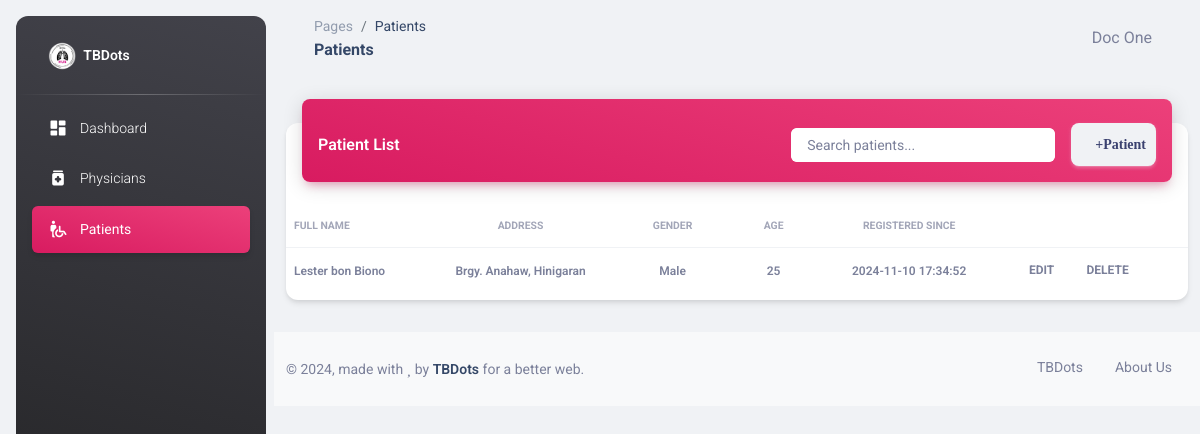
Page /patients.php (signed in) on the committed database.
### tables this page shows
CREATE TABLE IF NOT EXISTS `patients` (
  `id` int NOT NULL AUTO_INCREMENT,
  `fullname` text NOT NULL,
  `age` int NOT NULL DEFAULT '0',
  `gender` tinyint NOT NULL DEFAULT '0',
  `contact` varchar(50) DEFAULT NULL,
  `address` text,
  `physician_id` int DEFAULT NULL,
  `location_id` int DEFAULT NULL,
  `lab_results_id` int DEFAULT NULL,
  `updated_at` timestamp NOT NULL DEFAULT CURRENT_TIMESTAMP ON UPDATE CURRENT_TIMESTAMP,
  `created_at` timestamp NOT NULL DEFAULT CURRENT_TIMESTAMP,
  `height` int DEFAULT NULL,
  `dob` date DEFAULT NULL,
  `bcg_scar` enum('Yes','No','Doubtful') DEFAULT NULL,
  `occupation` varchar(100) DEFAULT NULL,
  `phil_health_no` varchar(50) DEFAULT NULL,
  `contact_person` varchar(100) DEFAULT NULL,
  `contact_person_no` varchar(50) DEFAULT NULL,
  PRIMARY KEY (`id`),
  KEY `FK_patients_location` (`location_id`),
  KEY `FK_patients_lab_results` (`lab_results_id`),
  KEY `FK_patients_users` (`physician_id`),
  KEY `idx_fullname` (`fullname`(50)),
  KEY `idx_contact` (`contact`),
  CONSTRAINT `FK_patients_lab_results` FOREIGN KEY (`lab_results_id`) REFERENCES `lab_results` (`id`),
  CONSTRAINT `FK_patients_location` FOREIGN KEY (`location_id`) REFERENCES `municipalities` (`id`),
  CONSTRAINT `FK_patients_users` FOREIGN KEY (`physician_id`) REFERENCES `users` (`id`)
);

CREATE TABLE IF NOT EXISTS `barangays` (
  `id` int NOT NULL AUTO_INCREMENT,
  `name` varchar(100) NOT NULL,
  `municipality_id` int NOT NULL,
  `created_at` timestamp NULL DEFAULT CURRENT_TIMESTAMP,
  `updated_at` timestamp NULL DEFAULT CURRENT_TIMESTAMP ON UPDATE CURRENT_TIMESTAMP,
  PRIMARY KEY (`id`),
  KEY `municipality_id` (`municipality_id`),
  CONSTRAINT `barangays_ibfk_1` FOREIGN KEY (`municipality_id`) REFERENCES `municipalities` (`id`)
);

CREATE TABLE IF NOT EXISTS `municipalities` (
  `id` int NOT NULL AUTO_INCREMENT,
  `location` text NOT NULL,
  `contact` varchar(50) DEFAULT NULL,
  `updated_at` timestamp NOT NULL DEFAULT CURRENT_TIMESTAMP ON UPDATE CURRENT_TIMESTAMP,
  `created_at` timestamp NOT NULL DEFAULT CURRENT_TIMESTAMP,
  PRIMARY KEY (`id`)
);

### patients.php (the view, shortened to what this page needs)
<?php
require_once "connection/db.php";
include_once('head.php');
$userssql = "SELECT p.*,
    m.location as municipality_name,
    b.name as barangay_name
    FROM patients p
    LEFT JOIN locations l ON p.location_id = l.id
    LEFT JOIN municipalities m ON l.municipality_id = m.id
    LEFT JOIN barangays b ON l.barangay_id = b.id";
$users = $conn->query($userssql);
?>
<body class="g-sidenav-show  bg-gray-200">
  <?php
    include_once('sidebar.php');
  ?>
  <main class="main-content position-relative max-height-vh-100 h-100 border-radius-lg ">
    <?php
      include_once('navbar.php');
    ?>
    <div class="container-fluid py-4">
      <div class="row">
        <div class="col-12">
          <div class="card my-4">
            <div class="card-header p-0 position-relative mt-n4 mx-3 z-index-2">
              <div class="bg-gradient-primary shadow-primary border-radius-lg pt-4 pb-3">
                <div class="d-flex justify-content-between align-items-center px-3">
                  <h6 class="text-white text-capitalize mb-0">Patient List</h6>
                  <div class="d-flex align-items-center">
                    <div class="input-group input-group-outline bg-white rounded me-3">
                      <input type="text" id="searchPatient" class="form-control" placeholder="Search patients...">
                    </div>
                    <?php if(isset($_SESSION['module']) && in_array(10, $_SESSION['module'])): ?>
                      <button type="button" class="btn btn-light text-capitalize" data-bs-toggle="modal" data-bs-target="#addPatientModal">
                        <i class="fa fa-plus">Patient</i>
                      </button>
                    <?php endif; ?>
                  </div>
                </div>
              </div>
            </div>
            <div class="card-body px-0 pb-2">
              <div class="table-responsive p-0">
                <table class="table align-items-center mb-0" id="patientsTable">
                  <thead>
                    <tr>
                      <th class="text-uppercase text-secondary text-xxs font-weight-bolder opacity-7 ps-2">Full name</th>
                      <th class="text-center text-uppercase text-secondary text-xxs font-weight-bolder opacity-7">Address</th>
                      <th class="text-center text-uppercase text-secondary text-xxs font-weight-bolder opacity-7">Gender</th>
                      <th class="text-center text-uppercase text-secondary text-xxs font-weight-bolder opacity-7">Age</th>
                      <th class="text-center text-uppercase text-secondary text-xxs font-weight-bolder opacity-7">Registered Since</th>
                      <th class="text-secondary opacity-7"></th>
                    </tr>
                  </thead>
                  <tbody>
                    <?php
                        if ($users->num_rows > 0) {
                          while($row = $users->fetch_assoc()) {
                            echo "
                              <tr onclick='showLabResults(".$row["id"].", \"".htmlspecialchars($row["fullname"], ENT_QUOTES)."\")' style='cursor: pointer;'>
                                <td><span class='text-secondary text-xs font-weight-bold'>".$row["fullname"]."</span></td>
                                <td class='text-center'><span class='text-secondary text-xs font-weight-bold'>".
                                  ($row["barangay_name"] ? "Brgy. ".$row["barangay_name"].", " : "") .
                                  ($row["municipality_name"] ? $row["municipality_name"] : $row["address"]).
                                "</span></td>
                                <td class='text-center'><span class='text-secondary text-xs font-weight-bold'>".($row["gender"] == 1 ? "Male" : "Female")."</span></td>
                                <td class='text-center'><span class='text-secondary text-xs font-weight-bold'>".$row["age"]."</span></td>
                                <td class='text-center'><span class='text-secondary text-xs font-weight-bold'>".$row["created_at"]."</span></td>
                                <td class='align-middle' onclick='event.stopPropagation()'>
                                  " . (in_array(11, $_SESSION['module']) ? "
                                    <button onclick='editPatient(".$row["id"].", ".json_encode($row).")' class='btn btn-link text-secondary mb-0'>
                                      <i class='fa fa-edit text-xs'></i> Edit
                                    </button>" : "") . "
                                  " . (in_array(12, $_SESSION['module']) ? "
                                    <form method='POST' style='display:inline;' onsubmit='return confirm(\"Are you sure you want to delete this patient?\");'>
                                      <input type='hidden' name='delete_id' value='".$row["id"]."'>
                                      <button type='submit' class='btn btn-link text-secondary mb-0'>
                                        <i class='fa fa-trash text-xs'></i> Delete
                                      </button>
                                    </form>" : "") . "
                                </td>
                              </tr>
                            ";
                          }
                        }
                    ?>
                  </tbody>
                </table>
              </div>
            </div>
          </div>
        </div>
      </div>
    </div>
    <?php
        include_once('footer.php');
      ?>
  </main>
</body>
</html>

### patients.php (style rules this page uses)
.form-control { border: 1px solid #ced4da !important; background-color: #fff !important; padding: 0.375rem 0.75rem !important; }
.card { margin-bottom: 0 !important; }
.btn-link { padding: 0.25rem 0.5rem; text-decoration: none; }
.container-fluid.py-4 { padding-bottom: 0 !important; }
.card-header .input-group-outline { border-radius: 0.375rem; overflow: hidden; }
.card-header .input-group-outline .form-control { border: none !important; padding: 0.5rem 1rem !important; background-color: white !important; color: #344767; }
#searchPatient::placeholder { color: #7b809a; opacity: 1; }
.card-header .input-group-outline { min-width: 250px; }
.card-header .btn-light { margin: 0; padding: 0.625rem 1.5rem; font-size: 0.875rem; font-weight: 700; }
.input-group-outline { border-radius: 0.375rem; overflow: hidden; }
.input-group-outline .form-control { border: none; padding: 0.5rem 1rem; }

### rows in the picture
patients: fullname "Lester bon Biono", barangays.name "Anahaw", location.location "Hinigaran", gender "Male", age "25", created_at "2024-11-10 17:34:52"

### other values in the picture
str_replace('_', ' ', str_replace('.php', '', $current_page)) "Patients"
$_SESSION['fullname'] "Doc One"
